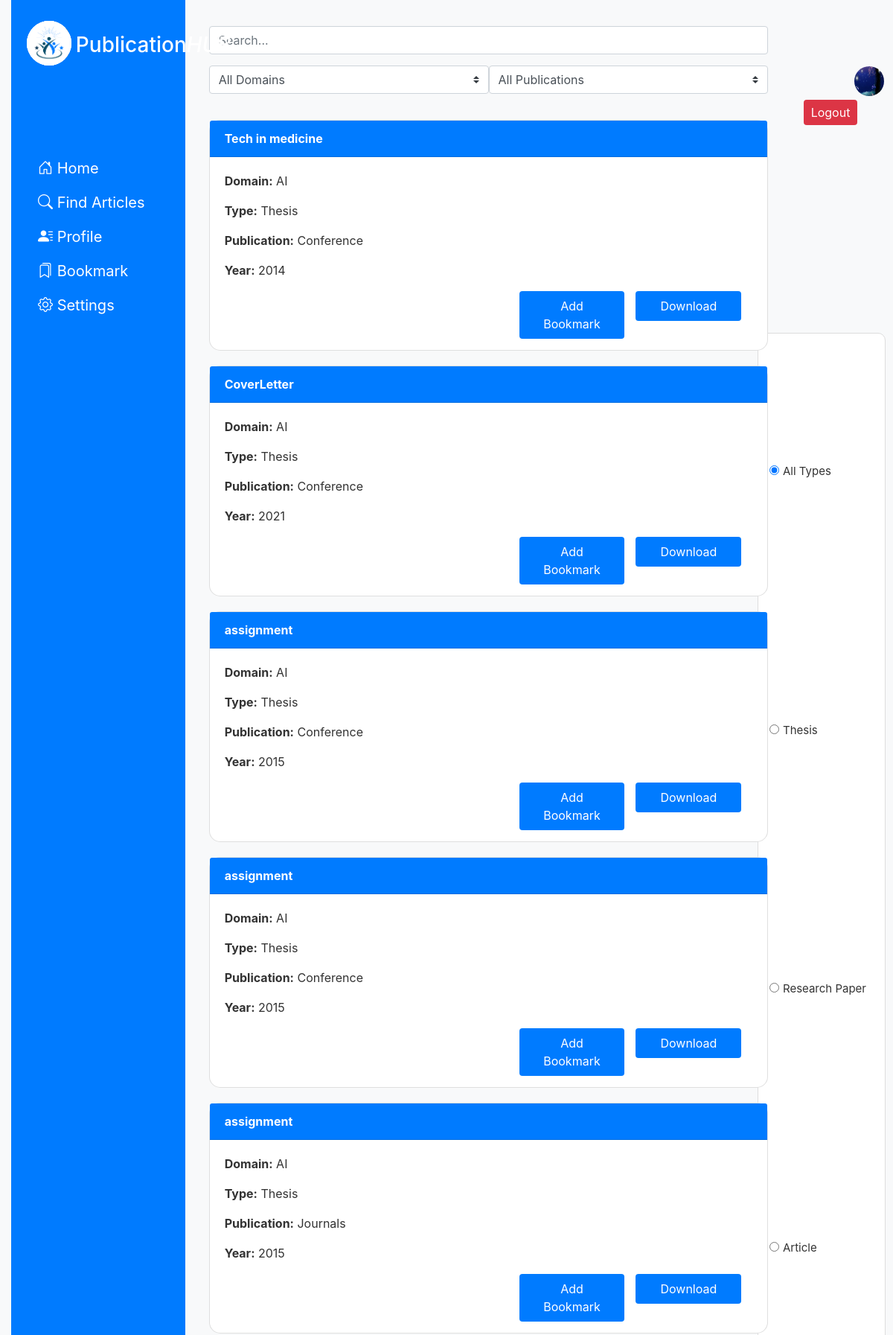
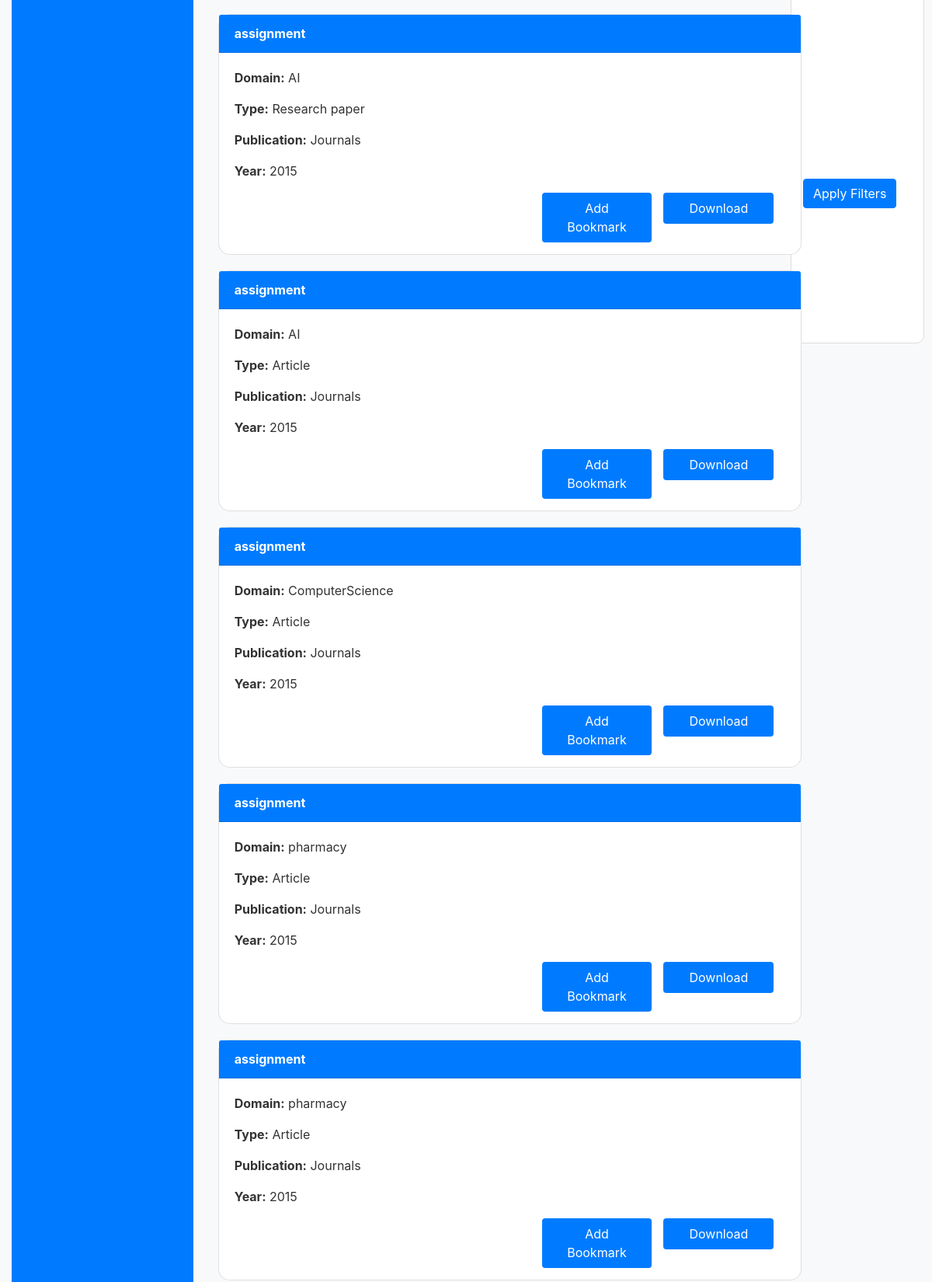
Screenshot of /PublicationPortal/index.php (signed in, upper part) with the database file from the repository (2 pictures, top to bottom).
### tables this page shows
CREATE TABLE `users` (
  `id` int(11) NOT NULL,
  `username` varchar(255) DEFAULT NULL,
  `email` varchar(255) DEFAULT NULL,
  `password` varchar(255) DEFAULT NULL,
  `city` varchar(255) DEFAULT NULL,
  `country` varchar(255) DEFAULT NULL,
  `institute` varchar(255) DEFAULT NULL,
  `phone_number` varchar(20) DEFAULT NULL,
  `profile_image` blob DEFAULT NULL
);

CREATE TABLE `documents` (
  `documentID` int(11) NOT NULL,
  `documentfile` varchar(100) DEFAULT NULL,
  `DocumentYear` int(11) DEFAULT NULL,
  `DocumentTitle` varchar(255) DEFAULT NULL,
  `DomainID` int(11) DEFAULT NULL,
  `PublicationID` int(11) DEFAULT NULL,
  `TypeID` int(11) DEFAULT NULL,
  `researchArea` varchar(255) DEFAULT NULL
);

CREATE TABLE `domain` (
  `DomainID` int(11) NOT NULL,
  `DomainName` varchar(255) NOT NULL
);

CREATE TABLE `type` (
  `TypeID` int(11) NOT NULL,
  `TypeName` varchar(255) NOT NULL
);

CREATE TABLE `publication` (
  `PublicationID` int(11) NOT NULL,
  `PublicationName` varchar(255) NOT NULL
);

### PublicationPortal/index.php (the view, shortened to what this page needs)
<?php
include_once 'connection.php';
$user_id = $_SESSION['user_id'];
$query = "SELECT * FROM users WHERE id = ?";
$stmt = mysqli_prepare($conn, $query);
mysqli_stmt_bind_param($stmt, "i", $user_id);
mysqli_stmt_execute($stmt);
$result = mysqli_stmt_get_result($stmt);
$user = mysqli_fetch_assoc($result);
$filterType = isset($_GET['type']) ? $_GET['type'] : '';
$filterDomain = isset($_GET['domain']) ? $_GET['domain'] : '';
$filterPublication = isset($_GET['publication']) ? $_GET['publication'] : '';
$searchQuery = isset($_GET['search']) ? $_GET['search'] : '';
$query = "SELECT documents.*, domain.DomainName, publication.PublicationName, type.TypeName
          FROM documents
          LEFT JOIN domain ON documents.DomainID = domain.DomainID
          LEFT JOIN publication ON documents.PublicationID = publication.PublicationID
          LEFT JOIN type ON documents.TypeID = type.TypeID
          WHERE 1=1";
$stmt = mysqli_prepare($conn, $query);
mysqli_stmt_execute($stmt);
$result = mysqli_stmt_get_result($stmt);
$publications = mysqli_fetch_all($result, MYSQLI_ASSOC);
?>
<!DOCTYPE html>
<html lang="en">
<head>
    <link rel="stylesheet" href="https://stackpath.bootstrapcdn.com/bootstrap/4.5.2/css/bootstrap.min.css">
    <link rel="stylesheet" href="https://cdn.jsdelivr.net/npm/bootstrap-icons@1.11.3/font/bootstrap-icons.min.css">
    <link rel="stylesheet" href="styles.css">
</head>
<body>
<div class="container">
    <div class="sidebar">
        <div class="mb-4 class">
        <img  src="logo1.png" alt="Profile Image" class="profile-img" style="width:60px; height:60px; float:left; margin-right:70%;">
          <h3 class="my-4 nav-item" style="padding-left:32%">Publication<i>HUB</i></h3>
            <ul class="nav flex-column" style="margin-top:60% ; font-size: 20px;">
                <li class="nav-item"><a class="nav-link text-white" href="#"><i class="bi bi-house-door"></i> Home</a></li>
                <li class="nav-item"><a class="nav-link text-white" href="#"><i class="bi bi-search"></i> Find Articles</a></li>
                <li class="nav-item"><a class="nav-link text-white" href="#"><i class="bi bi-person-lines-fill"></i> Profile</a></li>
                <li class="nav-item"><a class="nav-link text-white" href="#"><i class="bi bi-bookmarks"></i> Bookmark</a></li>
                <li class="nav-item"><a class="nav-link text-white" href="#"><i class="bi bi-gear"></i> Settings</a></li>
            </ul>
        </div>
    </div>
    <div class="main-content">
        <div class="profile-section">
            <?php if (isset($user['profile_image']) && !empty($user['profile_image'])): ?>
                <img src="<?php echo $user['profile_image']; ?>" alt="Profile Image" class="profile-img">
            <?php endif; ?>
            <a href="logout.php"><button class="logout-btn">Logout</button></a>
        </div>
        <form id="filterForm" method="GET" action="index.php">
            <div class="filter-section" id="typeFilterSection">
                <div class="filter-through-type">
                    <label><input type="radio" name="type" value="" <?php if ($filterType === '') echo 'checked'; ?>>All Types</label>
                    <label><input type="radio" name="type" value="Thesis" <?php if ($filterType === 'Thesis') echo 'checked'; ?>>Thesis</label>
                    <label><input type="radio" name="type" value="Research Paper" <?php if ($filterType === 'Research Paper') echo 'checked'; ?>>Research Paper</label>
                    <label><input type="radio" name="type" value="Article" <?php if ($filterType === 'Article') echo 'checked'; ?>>Article</label>
                    <div class="filter-sections">
                <button type="submit" class="btn btn-primary">Apply Filters</button>
            </div>
                </div>
            </div>
            <div class="main_div">
                <input style="width: 100%;" type="text" name="search" id="searchInput" class="form-control" placeholder="Search..." value="<?php echo $searchQuery; ?>">
                <div class="filter-section">
                    <select name="domain" id="domainFilter" class="custom-select">
                        <option value="" <?php if ($filterDomain === '') echo 'selected'; ?>>All Domains</option>
                    </select>
                    <select name="publication" id="publicationFilter" class="custom-select">
                        <option value="" <?php if ($filterPublication === '') echo 'selected'; ?>>All Publications</option>
                    </select>
                </div>
            </div>
        </form>
        <div id="publicationList">
            <?php foreach ($publications as $publication): ?>
                <div class="card">
                    <div class="card-header"><b><?php echo $publication['DocumentTitle']; ?></b></div>
                    <div class="card-body">
                        <p><b>Domain:</b> <?php echo $publication['DomainName']; ?></p>
                        <p><b>Type:</b> <?php echo $publication['TypeName']; ?></p>
                        <p><b>Publication:</b> <?php echo $publication['PublicationName']; ?></p>
                        <p><b>Year:</b> <?php echo $publication['DocumentYear']; ?></p>
                        <button class="btn download-btn" onclick="downloadDocument('<?php echo $publication['documentfile']; ?>')">Download</button>
                        <button class="btn download-btn"  onclick="addBookmark('<?php echo $publication['documentfile']; ?>')">Add Bookmark</button>
                    </div>
                </div>
            <?php endforeach; ?>
        </div>
    </div>
</div>
</body>
</html>

### PublicationPortal/styles.css (style rules this page uses)
body { background-color: #f8f9fa; color: #333; margin: 0px; padding:0px; }
.container { display: flex; max-width: 100%; margin-left: 0px ; }
.sidebar { flex: 0 0 20%; background-color: #007bff; color: #fff; padding: 20px; margin-right: 1%; float: left; clear: left; padding-bottom: 753px; }
.sidebar .class { position: fixed; }
.main-content { flex: 1; padding: 0px 20px 20px 20px; }
.filter-section { display: flex; justify-content: space-between; margin-bottom: 15px; margin-top: 15px; width: 100%; }
.profile-img { position: absolute; top: 2%; right: 1%; width: 40px; height: 40px; border-radius: 50%; background-color: #fff; background-image: url('Capture.JPG'); background-size: cover; }
.logout-btn { position: absolute; top: 3%; right: 4%; padding: 0.4% 0.8%; border: none; border-radius: 4px; background-color: #dc3545; color: #fff; cursor: pointer; }
.card { width: 70%; margin-right: 20px; margin-bottom: 20px; display: inline-block; vertical-align: top; border-radius: 15px; transition: transform 0.3s ease; }
.card-header { background-color: #007bff; color: #fff; }
.download-btn { background-color: #007bff; color: #fff; border: none; padding: 8px 16px; border-radius: 4px; cursor: pointer; float:right; margin: 0px 15px 15px 0px; width: 20%; }
.main_div { width:85% }
.filter-through-type { display: grid; justify-content: space-between; align-items: center; border: 1px solid #ddd; border-radius: 10px; padding: 15px; background-color: white; position: absolute; top: 10%; right: 10px; height:40% ; font-size:15px; }
.filter-through-type label { margin-right: 10px; }
.filter-through-type input[type="radio"] { margin-right: 5px; }

### PublicationPortal/index.php (style rules this page uses)
#typeFilterSection { margin-bottom: 20px; }
#publicationList { margin-top: 20px; }
.main-content { display: flex; flex-direction: column; }
.card { width: calc(100% - 15%); margin-bottom: 20px; }
.filter-sections { align-items: center; margin-top: 10px; float:right; }

### rows the page displays
users: profile_image (picture)
documents: DocumentTitle "Tech in medicine", DomainID.DomainName "AI", TypeID.TypeName "Thesis", PublicationID.PublicationName "Conference", DocumentYear "2014"
documents: DocumentTitle "CoverLetter", DomainID.DomainName "AI", TypeID.TypeName "Thesis", PublicationID.PublicationName "Conference", DocumentYear "2021"
documents: DocumentTitle "assignment", DomainID.DomainName "AI", TypeID.TypeName "Thesis", PublicationID.PublicationName "Conference", DocumentYear "2015"
documents: DocumentTitle "assignment", DomainID.DomainName "AI", TypeID.TypeName "Thesis", PublicationID.PublicationName "Conference", DocumentYear "2015"
documents: DocumentTitle "assignment", DomainID.DomainName "AI", TypeID.TypeName "Thesis", PublicationID.PublicationName "Journals", DocumentYear "2015"
documents: DocumentTitle "assignment", DomainID.DomainName "AI", TypeID.TypeName "Research paper", PublicationID.PublicationName "Journals", DocumentYear "2015"
documents: DocumentTitle "assignment", DomainID.DomainName "AI", TypeID.TypeName "Article", PublicationID.PublicationName "Journals", DocumentYear "2015"
documents: DocumentTitle "assignment", DomainID.DomainName "ComputerScience", TypeID.TypeName "Article", PublicationID.PublicationName "Journals", DocumentYear "2015"
documents: DocumentTitle "assignment", DomainID.DomainName "pharmacy", TypeID.TypeName "Article", PublicationID.PublicationName "Journals", DocumentYear "2015"
documents: DocumentTitle "assignment", DomainID.DomainName "pharmacy", TypeID.TypeName "Article", PublicationID.PublicationName "Journals", DocumentYear "2015"
